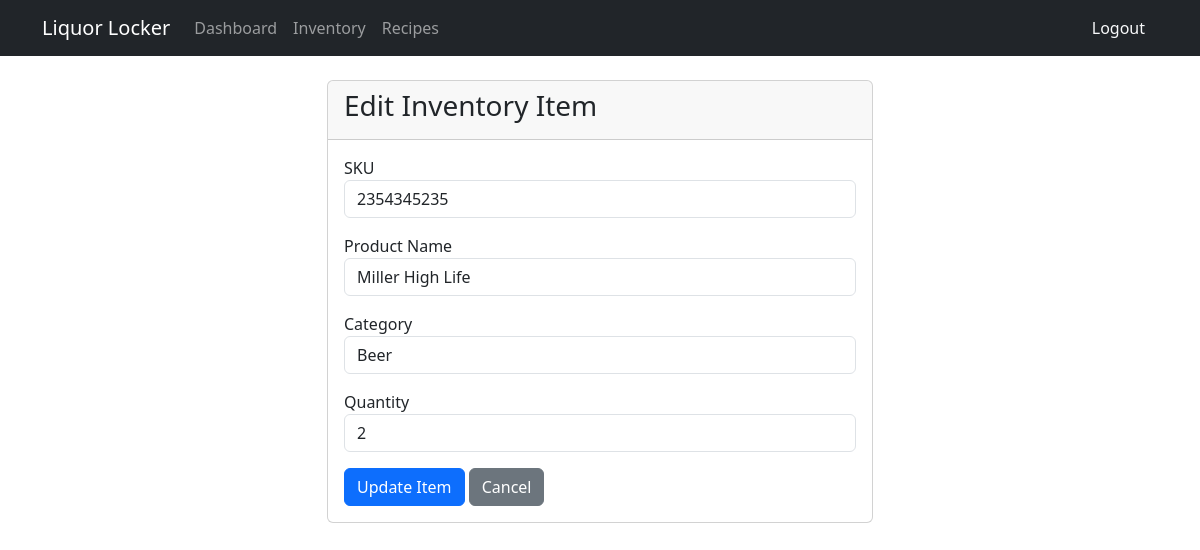
Page /edit-inventory/2/ (signed in) on the committed database.
### Locker_Api/models.py (models this page shows, shortened)
class Inventory(models.Model):
    product = models.ForeignKey(Product, on_delete=models.CASCADE)
    quantity = models.PositiveIntegerField(default=0)
    last_updated = models.DateTimeField(auto_now=True)
    min_quantity = models.PositiveIntegerField(default=5)

class Product(models.Model):
    name = models.CharField(max_length=100)
    category = models.CharField(max_length=50, choices=CATEGORY, default='Spirits')
    quantity = models.PositiveIntegerField(default=0)
    price = models.DecimalField(max_digits=10, decimal_places=2, default=0.00)
    description = models.TextField(blank=True, null=True)
    sku = models.CharField(max_length=50, null=True, blank=True)

### Locker_Api/views.py (the view, shortened to what this page needs)
# urls.py: path('edit-inventory/<int:pk>/', locker_views.edit_inventory, name='edit-inventory'),
@login_required
def edit_inventory(request, pk):
    inventory_item = get_object_or_404(Inventory, pk=pk)
    context = {
        'item': inventory_item
    }
    return render(request, 'Locker_Api/edit_inventory.html', context)

### Locker_Api/templates/Locker_Api/edit_inventory.html (shortened to what this page needs)
{% extends 'Locker_Api/base.html' %}
{% block content %}
<div class="row justify-content-center">
    <div class="col-md-6">
        <div class="card">
            <div class="card-header">
                <h3>Edit Inventory Item</h3>
            </div>
            <div class="card-body">
                <form method="POST">
                    <div class="form-group mb-3">
                        <label for="sku">SKU</label>
                        <input type="text" class="form-control" id="sku" name="sku" value="{{ item.product.sku }}" required>
                    </div>
                    <div class="form-group mb-3">
                        <label for="name">Product Name</label>
                        <input type="text" class="form-control" id="name" name="name" value="{{ item.product.name }}" required>
                    </div>
                    <div class="form-group mb-3">
                        <label for="category">Category</label>
                        <select class="form-control" id="category" name="category">
                            <option value="Beer" {% if item.product.category == 'Beer' %}selected{% endif %}>Beer</option>
                        </select>
                    </div>
                    <div class="form-group mb-3">
                        <label for="quantity">Quantity</label>
                        <input type="number" class="form-control" id="quantity" name="quantity" value="{{ item.quantity }}" required min="0">
                    </div>
                    <button type="submit" class="btn btn-primary">Update Item</button>
                    <a href="{% url 'inventory' %}" class="btn btn-secondary">Cancel</a>
                </form>
            </div>
        </div>
    </div>
</div>
{% endblock %}

### rows in the picture
Inventory: sku "2354345235", name "Miller High Life", category "Beer", quantity "2"
